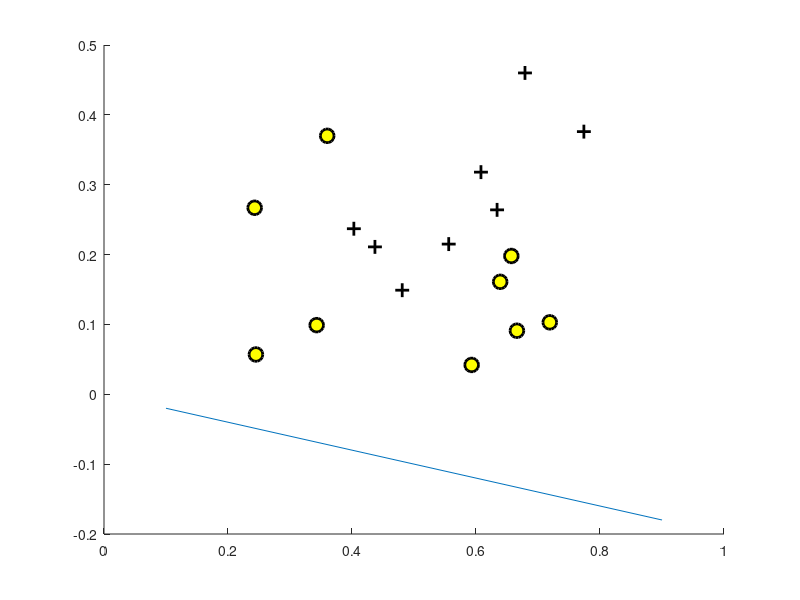

Reproduce this figure in MATLAB.
clear;
X=[0.679 0.460;
   0.774 0.376;
   0.634 0.264;
   0.608 0.318;
   0.556 0.215;
   0.403 0.237;
   0.481 0.149;
   0.437 0.211;
   0.666 0.091;
   0.243 0.267;
   0.245 0.057;
   0.343 0.099;
   0.639 0.161;
   0.657 0.198;
   0.360 0.370;
   0.593 0.042;
   0.719 0.103];
y= [1;1;1;1;1;1;1;1;0;0;0;0;0;0;0;0;0];
figure(1);hold on;
for i = 1:17
  if(y(i) == 1)
    plot(X(i,1),X(i,2),'k+','LineWidth',2,'MarkerSize',10);
  else
    plot(X(i,1),X(i,2),'ko','LineWidth',2,'MarkerSize',10,'MarkerFaceColor','y');
  end
end
[m,n]=size(X);
u1 = zeros(1,n);u0 = zeros(1,n);
u1 = [mean(X(1:8,1)),mean(X(1:8,2))];
u0 = [mean(X(9:17,1)),mean(X(9:17,2))];

Sw = X;
temp1 = X(1:8,:);
temp1(1:8,1) = temp1(1:8,1)-ones(8,1)*u1(1);
temp1(1:8,2) = temp1(1:8,2)-ones(8,1)*u1(2);
temp0 = X(9:17,:);
temp0(1:9,1) =  temp0(1:9,1)-ones(9,1)*u0(1);
temp0(1:9,2) =  temp0(1:9,2)-ones(9,1)*u0(2);
Sw = temp1'*temp1 + temp0'*temp0;
w= inv(Sw)*(u0-u1)';

y1 = -w(1)*0.1/w(2);
y2 = -w(1)*0.9/w(2);
plot([0.1 0.9],[y1 y2]);